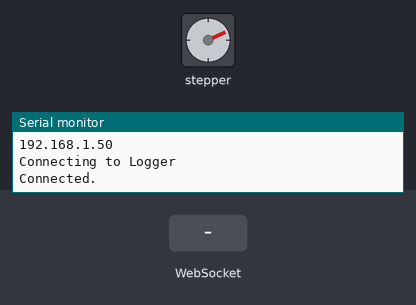
The sketch below on a simulated ESP8266 (NodeMCU). Parts: stepper motor, the last lines printed to the serial monitor. Inputs (shaded band) come from the test bench. WiFi joins after 1.5 s; servers stay silent unless stated; stepper angles assume 2048 steps per turn.

Above: at 2.9 s.
3.0 s: WebSocket text "2" received
At 3.35 s:
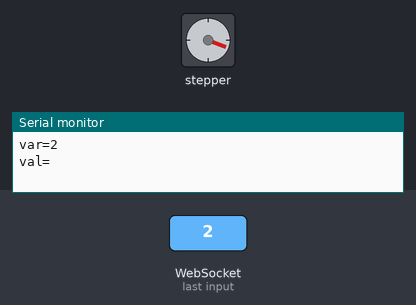
6.0 s: WebSocket text "Cred" received
At 6.35 s:
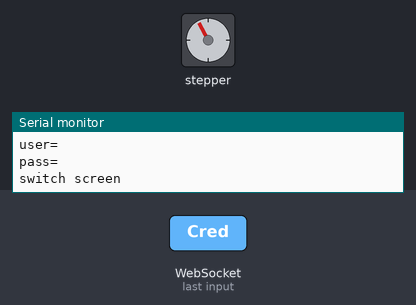
9.0 s: WebSocket text "Speed" received
At 9.0 s:
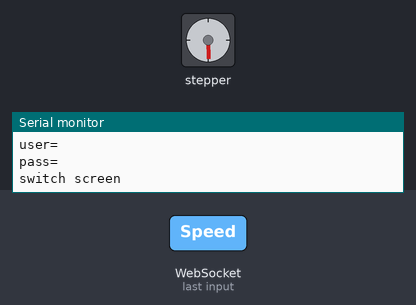
Timing chart, 0 to 12.0 s (numbered marks = the images above; inputs shaded):
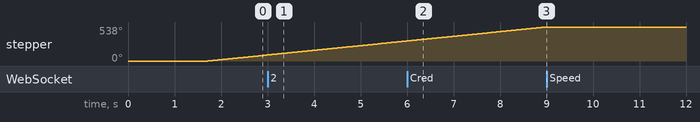

The sketch:

Main.ino
```cpp
#include <ESP8266WiFi.h>
#include <WebSocketsServer.h>
#include <ESP8266WebServer.h>
#include <Keypad.h>
#include <WebSocketsClient.h>
#include <AccelStepper.h>

const char* wifissid="Whyphi";
const char* wifipass="ilikepie";

//Modules
#include "web.h"


void setup() {
  Serial.begin(9600);
  web_setup();
  logs_setup();
  passwords_setup();
  stepper_setup();
}

void loop() {
  web_loop();
  passwords_loop();
  stepper_loop();
  logs_loop();
}
```

logs.h
```cpp
//Globals

//Setup
void logs_setup()
{
  Serial.println("Connecting to Logger");
  while (client.connect("96.33.128.163", 7777) == false)
  {
    Serial.println(".");
    delay(500);
  }
  client.write("Melon");
  client.write("ESP Connected. Webpage located at:  http://");
  client.print(WiFi.localIP());
  Serial.print("Connected.");

}

//Loop
void logs_loop()
{

}
```

passwords.h
```cpp
//Globals
char* username[5];
char* password[5];
short resistor[5];
byte credIndex = -1;
#define RESTOL 3

//Password Check
bool passwords_check(String user, String pass)
{
  for (byte i=0; i<5; i++)
  {
    if (String(username[i]) == user)
    {
      credIndex = i;
      break;
    }
  }
  if (String(password[credIndex]) == pass)
  {
    return true;
  }
  credIndex = -1;
  return false;
}

//Resistor Check
bool resistor_check(short val)
{
  if (credIndex < 0)
  {
    return false;
  }
  if ((val > (resistor[credIndex] - RESTOL)) and (val < (resistor[credIndex] + RESTOL)))
  {
    return true;
  }
  return false;

}

//Setup
void passwords_setup()
{
  username[0] = "pm";
  password[0] = "1234";
  resistor[0] = 900;

  username[1] = "sd";
  password[1] = "1234";
  resistor[1] = 900;

  username[2] = "di";
  password[2] = "1234";
  resistor[2] = 900;

  username[3] = "de";
  password[3] = "1234";
  resistor[3] = 900;

  username[4] = "am";
  password[4] = "1234";
  resistor[4] = 900;

}

//Loop
void passwords_loop()
{

}
```

stepper.h
```cpp
//Globals
#define STEPS_PER_REV 2048
#define POWERFACTOR 1024
AccelStepper stepper(AccelStepper::HALF4WIRE, D1, D3, D2, D4);
int energy = 0;
double power = 0;
int stepperspeed = 512;

//Setup
void stepper_setup()
{
   stepper.setCurrentPosition(0);
   stepper.setMaxSpeed(1000);
   stepper.setSpeed(stepperspeed);
}

//Loop
void stepper_loop()
{
  stepper.runSpeed();
  energy = stepper.currentPosition() / STEPS_PER_REV;
  power = stepperspeed/(double)POWERFACTOR;
}
```

web.h
```cpp
//Globals
#include "webpage.h"
#include "passwords.h"
#include "stepper.h"
WiFiClient client;
#include "logs.h"

//WebServer Globals

int LED=2;
int websockMillis=50;

unsigned long startMillis;  //some global variables available anywhere in the program
unsigned long currentMillis;
const unsigned long period = 1000*60;  // refresh time
unsigned int counter = 0;

byte flagContent = 0;

ESP8266WebServer server(80);
WebSocketsServer webSocket=WebSocketsServer(88);
String webSite,JSONtxt;
boolean LEDonoff=true;


//Internal
void WebSite(){

  server.send(200,"text/html",webSiteCont);

}

void pagechange(short pagenum)
{
  switch(pagenum)
  {
    size_t sizeStr;
    default:
      Serial.println("switch screen");
      sizeStr = sizeof(webSiteCont2) / sizeof(webSiteCont2[0]);
      memcpy(webSiteCont,webSiteCont2 , sizeStr);
      flagContent = pagenum;
      break;
    case 2:
      Serial.println("switch screen");
      sizeStr = sizeof(webSiteCont3) / sizeof(webSiteCont3[0]);
      memcpy(webSiteCont,webSiteCont3 , sizeStr);
      flagContent = pagenum;
      break;
    case 3:
      Serial.println("switch screen");
      sizeStr = sizeof(webSiteCont4) / sizeof(webSiteCont4[0]);
      memcpy(webSiteCont,webSiteCont4 , sizeStr);
      flagContent = pagenum;
      break;
    case 4:
      Serial.println("switch screen");
      sizeStr = sizeof(webSiteCont5) / sizeof(webSiteCont5[0]);
      memcpy(webSiteCont,webSiteCont5 , sizeStr);
      flagContent = pagenum;
      break;
    case 5:
      Serial.println("switch screen");
      sizeStr = sizeof(webSiteCont6) / sizeof(webSiteCont6[0]);
      memcpy(webSiteCont,webSiteCont6 , sizeStr);
      flagContent = pagenum;
      break;
    case 6:
      Serial.println("switch screen");
      sizeStr = sizeof(webSiteCont7) / sizeof(webSiteCont7[0]);
      memcpy(webSiteCont,webSiteCont7 , sizeStr);
      flagContent = pagenum;
      break;
  }

}

void webSocketEvent(uint8_t num, WStype_t type, uint8_t * payload, size_t welength)
{
  String payloadString = (const char *)payload;
  Serial.print("payloadString= ");
  Serial.println(payloadString);

  if(type == WStype_TEXT) // receive text from cliet
  {
    byte separator=payloadString.indexOf('=');
    String var = payloadString.substring(0,separator);
    Serial.print("var=");
    Serial.println(var);
    String val = payloadString.substring(separator+1);
    Serial.print("val=");
    Serial.println(val);
    Serial.println(" ");

    if (var == "Cred")
    {
      byte separator=val.indexOf('|');
      String user = val.substring(0,separator);
      String pass = val.substring(separator+1);
      Serial.print("user=");
      Serial.println(user);
      Serial.print("pass=");
      Serial.println(pass);
      if (passwords_check(user, pass))
      {
        pagechange(1);
        client.print("Login Attempt\n  Accepted\n  User:  "+user);
      }
      else
      {
        client.print("Login Attempt\n  Rejected\n  User:  "+user);
      }
    }
    else if (var == "Res")
    {
      short res_val = analogRead(A0);
      Serial.print("Resistor Value: ");
      Serial.println(res_val);
      if (resistor_check(res_val))
      {
        pagechange(2+credIndex);
        client.print("Resistor 2FA\n  Accepted\n  User:  "+String(username[credIndex]));
        credIndex = -1;
      }
      else
      {
        client.print("Resistor 2FA\n  Rejected\n  User:  "+String(username[credIndex]));
      }
    }
    else if (var == "Speed")
    {
      stepperspeed = val.toInt();
      stepper.setSpeed(stepperspeed);
    }
  }
}

//Setup
void web_setup()
{
  size_t sizeStr = sizeof(webSiteCont1) / sizeof(webSiteCont1[0]);
  memcpy(webSiteCont, webSiteCont1, sizeStr);

  pinMode(LED,OUTPUT);
  WiFi.begin(wifissid,wifipass);
  Serial.println("Connecting to Wi-Fi");
  while(WiFi.status() != WL_CONNECTED)
  {
    Serial.println(".");
    delay(500);
  }
  Serial.println("Connected");
  WiFi.mode(WIFI_STA);
  Serial.println(" Start ESP ");
  Serial.println(WiFi.localIP());
  server.on("/",WebSite);
  server.begin();
  webSocket.begin();
  webSocket.onEvent(webSocketEvent);
}

//Loop
void web_loop()
{
  webSocket.loop();
  server.handleClient();


  if( flagContent == 5 )
  {
    String Data = String(power);
    JSONtxt = "{\"Power\":\""+Data+" TW\"}";
    webSocket.broadcastTXT(JSONtxt);
  }
}
```

webpage.h
```cpp
char webSiteCont[2000];

//==========Main Page===========
char webSiteCont1[] =
R"=====(
<!DOCTYPE html>
<html>
<head>
    <title>Melon</title>
    <link rel="stylesheet" type="text/css" href="css/style.css">
</head>
<style>
body
{
    margin: 0;
    background-color:#38e000;
    font-family: 'Arial';
}
.login
{
  width: 282px;
  overflow: hidden;
  margin: auto;
  margin: 20 0 0 0px;
  padding: 60px;
  background: #24623f;
  border-radius: 15px ;
}
h2{
    text-align: center;
    color: #277582;
    padding: 20px;
}
label{
    color: #08ffd1;
    font-size: 17px;
}

input{
    width: 300px;
    height: 30px;
    border: none;
    border-radius: 3px;
    padding-left: 8px;
}

#log{
    width: 100px;
    height: 30px;
    margin-left:200px;
    border: none;
    border-radius: 17px;
    color: black;
}
</style>
<body>
    <h2>Melon</h2><br>
    <div class="login">
    <div id="login" >
    <label><b>Username</b></label>
        <input type="uname" name="User" id="User">
        <br>
    <label><b>Password</b></label>
        <input type="password" name="Pass" id="Pass">
        <br><br>
        <button onclick="sendLogin()" id="log" > Log in </button>
    </div>
</div>
</body>
<SCRIPT>
  InitWebSocket()
  function InitWebSocket()
  {
    websock = new WebSocket('ws://'+window.location.hostname+':88/');
  } // end of InıtWebSocket
   function sendLogin(){
    var stringUser=document.getElementById("User").value;
    var stringPass=document.getElementById("Pass").value;
    var Credentials = 'Cred='+stringUser+'|'+stringPass;
     //alert(stringPass);
    websock.send(Credentials);
    location.reload();
    }
</SCRIPT>
</html>
)=====";


//==========Pinpad Page===========
char webSiteCont2[] =
R"=====(
<!DOCTYPE html>
<html>
<head>
    <title>Melon</title>
    <link rel="stylesheet" type="text/css" href="css/style.css">
</head>
<style>
body
{
    margin: 0;
    background-color:#38e000;
    font-family: 'Arial';
}
.login
{
  width: 282px;
  overflow: hidden;
  margin: auto;
  margin: 20 0 0 0px;
  padding: 60px;
  background: #24623f;
  border-radius: 15px ;
}
h2{
    text-align: center;
    color: #277582;
    padding: 20px;
}
label{
    color: #08ffd1;
    font-size: 17px;
}

#Pass{
    width: 300px;
    height: 30px;
    border: none;
    border-radius: 3px;
    padding-left: 8px;

}
#log{
    width: 100px;
    height: 30px;
    margin-left:200px;
    border: none;
    border-radius: 17px;
    color: black;
}
</style>
<body>
    <h2>Melon</h2><br>
    <div class="login">
    <div id="login" >
    <label><b>Resistor</b></label>
        <h2>Connect resistor, then click "Log in"</h2><br>
        <br><br>
        <button onclick="sendRes()" id="log" > Log in </button>
    </div>
</div>
</body>
<SCRIPT>
    InitWebSocket()
    function InitWebSocket()
    {
    websock = new WebSocket('ws://'+window.location.hostname+':88/');
    }
    function sendRes(){
      websock.send("Res");
      location.reload();
    }
</SCRIPT>
</html>
)=====";


//PM, DD, DNI, DE, AM
//==========PM Page===========
char webSiteCont3[] =
R"=====(
<!DOCTYPE html>
<html>
<head>
    <title>Melon</title>
    <link rel="stylesheet" type="text/css" href="css/style.css">
</head>
<style>
body
{
    margin: 0;
    background-color:#38e000;
    font-family: 'Arial';
}
.login
{
  width: 282px;
  overflow: hidden;
  margin: auto;
  margin: 20 0 0 0px;
  padding: 60px;
  background: #24623f;
  border-radius: 15px ;
}
h2{
    text-align: center;
    color: #277582;
    padding: 20px;
}
label{
    color: #08ffd1;
    font-size: 17px;
}

#Pass{
    width: 300px;
    height: 30px;
    border: none;
    border-radius: 3px;
    padding-left: 8px;

}
#log{
    width: 100px;
    height: 30px;
    margin-left:200px;
    border: none;
    border-radius: 17px;
    color: black;
}
</style>
<body>
    <h2>Prime Minister</h2><br>
    <div class="login">
    <div id="login" >

    </div>
    </div>
</body>
<SCRIPT>
    InitWebSocket()
    function InitWebSocket()
    {
    websock = new WebSocket('ws://'+window.location.hostname+':88/');
    }
    function sendRes(){
      websock.send("Res");
      location.reload();
    }
</SCRIPT>
</html>
)=====";


//==========SD Page===========
char webSiteCont4[] =
R"=====(
<!DOCTYPE html>
<html>
<head>
    <title>Melon</title>
    <link rel="stylesheet" type="text/css" href="css/style.css">
</head>
<style>
body
{
    margin: 0;
    background-color:#38e000;
    font-family: 'Arial';
}
.login
{
  width: 282px;
  overflow: hidden;
  margin: auto;
  margin: 20 0 0 0px;
  padding: 60px;
  background: #24623f;
  border-radius: 15px ;
}
h2{
    text-align: center;
    color: #277582;
    padding: 20px;
}
label{
    color: #08ffd1;
    font-size: 17px;
}

#Pass{
    width: 300px;
    height: 30px;
    border: none;
    border-radius: 3px;
    padding-left: 8px;

}
#log{
    width: 100px;
    height: 30px;
    margin-left:200px;
    border: none;
    border-radius: 17px;
    color: black;
}
</style>
<body>
    <h2>Secretary of Defense</h2><br>
    <div class="login">
    <div id="login" >

    </div>
    </div>
</body>
<SCRIPT>
    InitWebSocket()
    function InitWebSocket()
    {
    websock = new WebSocket('ws://'+window.location.hostname+':88/');
    }
    function sendRes(){
      websock.send("Res");
      location.reload();
    }
</SCRIPT>
</html>
)=====";


//==========DNI Page===========
char webSiteCont5[] =
R"=====(
<!DOCTYPE html>
<html>
<head>
    <title>Melon</title>
    <link rel="stylesheet" type="text/css" href="css/style.css">
</head>
<style>
body
{
    margin: 0;
    background-color:#38e000;
    font-family: 'Arial';
}
.login
{
  width: 282px;
  overflow: hidden;
  margin: auto;
  margin: 20 0 0 0px;
  padding: 60px;
  background: #24623f;
  border-radius: 15px ;
}
h2{
    text-align: center;
    color: #277582;
    padding: 20px;
}
label{
    color: #08ffd1;
    font-size: 17px;
}

#Pass{
    width: 300px;
    height: 30px;
    border: none;
    border-radius: 3px;
    padding-left: 8px;

}
#log{
    width: 100px;
    height: 30px;
    margin-left:200px;
    border: none;
    border-radius: 17px;
    color: black;
}
</style>
<body>
    <h2>Director of National Intelligence</h2><br>
    <div class="login">
    <div id="login" >

    </div>
    </div>
</body>
<SCRIPT>
    InitWebSocket()
    function InitWebSocket()
    {
    websock = new WebSocket('ws://'+window.location.hostname+':88/');
    }
    function sendRes(){
      websock.send("Res");
      location.reload();
    }
</SCRIPT>
</html>
)=====";


//==========DE Page===========
char webSiteCont6[] =
R"=====(
<!DOCTYPE html>
<html>
<head>
    <title>Melon</title>
    <link rel="stylesheet" type="text/css" href="css/style.css">
</head>
<style>
body
{
    margin: 0;
    background-color:#38e000;
    font-family: 'Arial';
}
.login
{
  width: 282px;
  overflow: hidden;
  margin: auto;
  margin: 20 0 0 0px;
  padding: 60px;
  background: #24623f;
  border-radius: 15px ;
}
h2{
    text-align: center;
    color: #277582;
    padding: 20px;
}
label{
    color: #08ffd1;
    font-size: 17px;
}

input{
    width: 300px;
    height: 30px;
    border: none;
    border-radius: 3px;
    padding-left: 8px;

}
#log{
    width: 100px;
    height: 30px;
    margin-left:200px;
    border: none;
    border-radius: 17px;
    color: black;
}
</style>
<body>
    <h2>Secretary of Energy</h2><br>

    <div class="login">
    <div id="login" >
    <label><b>Power Production</b></label>
        <h1 id="rev"></h1><br>
    <label><b>Set Speed</b></label>
        <input type="number" id="speed" min="0" max="1024">
        <br>
        <button onclick="sendSpeed()" id="log" > Set Speed </button>
        <br>
    </div>
    </div>
</body>
<SCRIPT>
    InitWebSocket()
    function InitWebSocket()
    {
    websock = new WebSocket('ws://'+window.location.hostname+':88/');
    }
    websock.onmessage=function(evt)
    {
       JSONobj = JSON.parse(evt.data);
       document.getElementById('rev').innerHTML = JSONobj.Power;
    } // end of onmessage
    function sendSpeed(){
    var stringSpeed=document.getElementById("speed").value;
    var Credentials = 'Speed='+stringSpeed;
    websock.send(Credentials);
    }
</SCRIPT>
</html>
)=====";

//==========AM Page===========
char webSiteCont7[] =
R"=====(
<!DOCTYPE html>
<html>
<head>
    <title>Melon</title>
    <link rel="stylesheet" type="text/css" href="css/style.css">
</head>
<style>
body
{
    margin: 0;
    background-color:#38e000;
    font-family: 'Arial';
}
.login
{
  width: 282px;
  overflow: hidden;
  margin: auto;
  margin: 20 0 0 0px;
  padding: 60px;
  background: #24623f;
  border-radius: 15px ;
}
h2{
    text-align: center;
    color: #277582;
    padding: 20px;
}
label{
    color: #08ffd1;
    font-size: 17px;
}

#Pass{
    width: 300px;
    height: 30px;
    border: none;
    border-radius: 3px;
    padding-left: 8px;

}
#log{
    width: 100px;
    height: 30px;
    margin-left:200px;
    border: none;
    border-radius: 17px;
    color: black;
}
</style>
<body>
    <h2>Ambassador</h2><br>
    <div class="login">
    <div id="login" >

    </div>
    </div>
</body>
<SCRIPT>
    InitWebSocket()
    function InitWebSocket()
    {
    websock = new WebSocket('ws://'+window.location.hostname+':88/');
    }
    function sendRes(){
      websock.send("Res");
      location.reload();
    }
</SCRIPT>
</html>
)=====";
```

Measured:
- after the input at 9.0 s, stepper: stops changing and stays 538°
